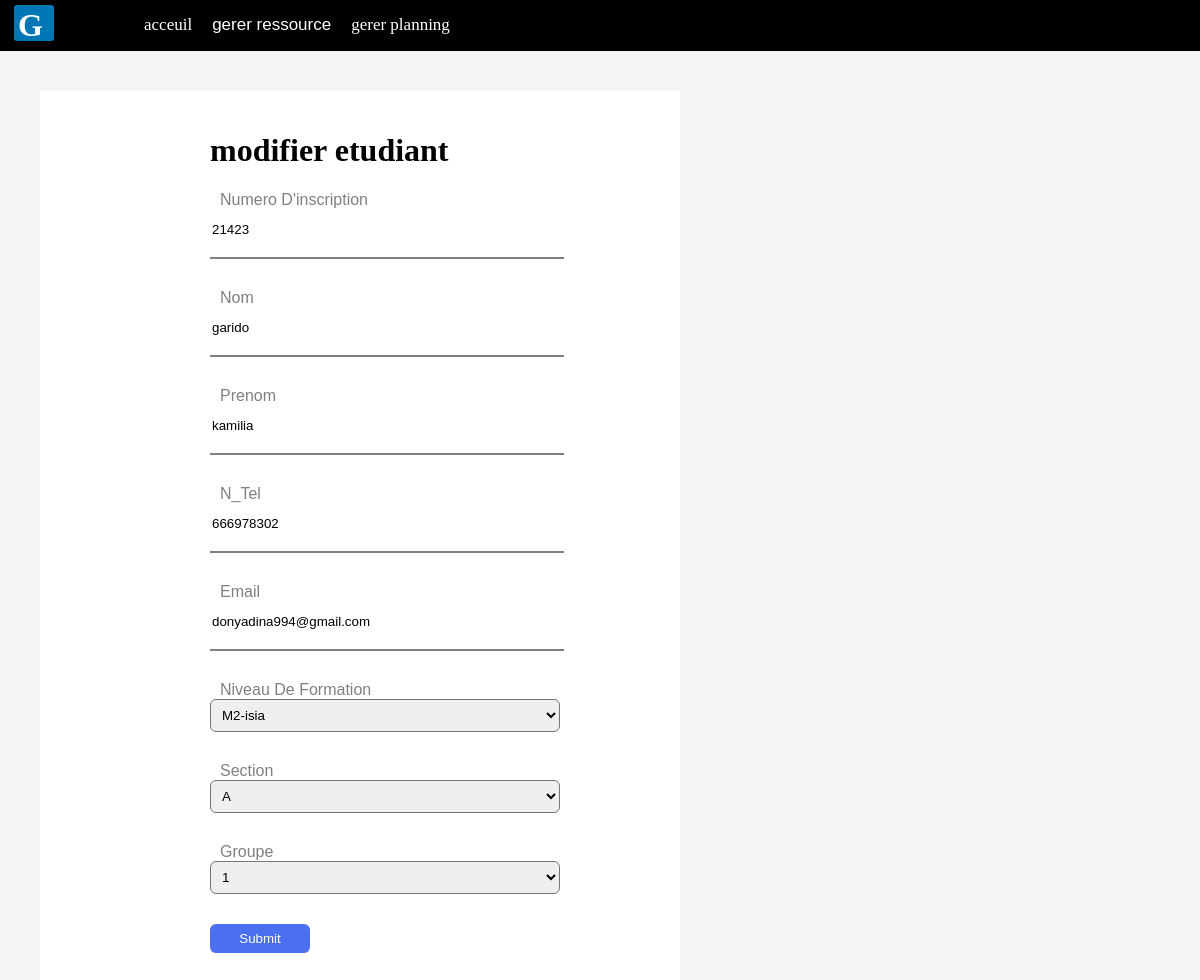
/modifier.php?e=21423&n=M2&se=isia&id=4, run on the app's committed database.
### tables this page shows
CREATE TABLE `etudiant` (
  `num_ins` int(11) NOT NULL,
  `nome` varchar(45) NOT NULL,
  `prenome` varchar(45) NOT NULL,
  `N_Tele` int(11) NOT NULL,
  `emaile` varchar(100) NOT NULL,
  `idG` int(11) DEFAULT NULL,
  `id_l` int(11) DEFAULT NULL,
  `identifiant` char(7) DEFAULT NULL
);

CREATE TABLE `section` (
  `id_section` int(11) NOT NULL,
  `nom_section` varchar(1) NOT NULL,
  `id_n` int(11) DEFAULT NULL
);

CREATE TABLE `groupe` (
  `idG` int(11) NOT NULL,
  `nomG` int(11) NOT NULL,
  `id_section` int(11) NOT NULL
);

### modifier.php (the view, shortened to what this page needs)
<!DOCTYPE html>
<html>
<head>
<link rel="stylesheet" href="ze1.css">
</head>
<body>
	<?php require_once 'dash.php'; ?>
 <div class="op">
	 <div class="w">
   <h1>modifier etudiant</h1>
   <?php
  require_once 'model.php';
  $q=$bd->query("select * from etudiant where num_ins=".$_GET['e']);
$t=$q->fetch();
  ?>
   <form method="POST" action="update.php?id=<?php echo $t['num_ins']; ?>">
  <div class="tab">
		<label>numero d'inscription</label>
    <input type="text" name="num_ins" required pattern="[0-9]+" value="<?php echo $t['num_ins']; ?>">
   <label>nom</label>
   <input type="text" name="nom" required pattern="[a-zA-Z]+" value="<?php echo $t['nome']; ?>">
   <label>prenom</label>
   <input type="text" name="prenom" required pattern="[a-zA-Z]+" value="<?php echo $t['prenome']; ?>">
   <label>N_Tel</label>
   <input type="text" name="N_Tel" required pattern="[0-9]+" value="<?php echo $t['N_Tele']; ?>">
   <label>email</label>
   <input type="email" name="email" required pattern=".+@[a-zA-Z]+\.[a-zA-Z]+" value="<?php echo $t['emaile']; ?>">
  </div>
	<label>niveau de formation</label>
 <select id="level" name="level" onchange="ajax_request(event,'section','ids','noms',false,false)">
    <option value=" <?php echo $_GET['id'];?>">
      <?php echo $_GET['n']."-".$_GET['se']; ?>
    </option>
</select>
<?php
         $w=$bd->query("select id_section,nomG from groupe where idG =".$t['idG']);
         $er=$w->fetch();
         $z=$bd->query("select nom_section from section where id_section =".$er['id_section']);
        $sr=$z->fetch();
    ?>
		<label>section</label>
<select id="section" name="section" onchange="ajax_request(event,'groupe','idG','nomG',true,false)">
    <option value="<?php echo $er['id_section'];?>">
<?php echo $sr['nom_section'];?>
    </option>
</select>
<label>groupe</label>
<select id="groupe" name="group">
  <option value= "<?php echo $t['idG'];?>">
      <?php echo $er['nomG']; ?>
  </option>
</select>
<input type="submit">
   </form>
 </div>
 </div>
</body>
</html>

### ze1.css (style rules this page uses)
.w { position: relative; left:150px; }
.op { background-color: white; padding: 20px; margin: 40px; width:50%; }
label { text-transform: capitalize; color: gray; font-size: 16px; font-family: 'Poppins', sans-serif; margin-left: 10px; }
select { padding: 7px; border-radius: 6px; }
::placeholder { color: black; font-size: 17px; }
input { transition: border 4s; margin-top: 5px; padding-bottom:20px; border: none; padding-top: 8px; border-bottom: 2px solid gray; }
input,select { display: block; width: 350px; margin-bottom: 30px; }
input[type='submit'] { padding: 7px; margin-right: 10px; color: white; border-radius: 6px; background-color: #4a6fef; border: none; width: 100px; }

### h.css (style rules this page uses)
body { color: white; margin: 0; background-image: linear-gradient(rgb(0,0,0),rgba(0,0,0,0.6), rgb(0,0,0)) ,url("Capture.JPG"); background-size: cover; }
html { width: 100%; height: 100%; }

### o.css (style rules this page uses)
body { margin: 0; background-color: #f2f4f6; background-image: none; }

### modifier.php (style rules this page uses)
.op { color: black; }

### data on the page
etudiant: num_ins "21423", nom "garido", prenom "kamilia", N_Tel "666978302", email "donyadina994@gmail.com"
section: section "A"
groupe: group "1"

### other printed values
form field level "M2-isia"
